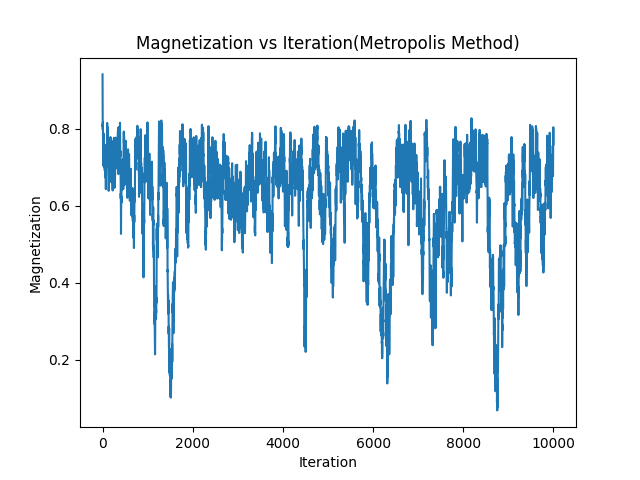

The Python source for this figure:
import numpy as np
import matplotlib.pyplot as plt
L = 64
# 温度T はz =exp(2/T)−1 = √2の 解

# beta = 1.0 / T
beta = 0.5 * np.log(1.0 + np.sqrt(2.0))
rng = np.random.default_rng()

# 状態配列（唯一の状態配列）
spins = np.ones((L, L), dtype=np.int8)

# チェッカーボードマスク（初回だけ作る）
x = np.arange(L)[:, None]
y = np.arange(L)[None, :]
mask_black = ((x + y) % 2 == 0)
mask_white = ~mask_black


def sweep(spins, beta, rng, itrations=100):
    """
    J=1, H=0 のイジング模型をメトロポリス法 + チェッカーボード更新で itrations ステップ回す。
    spins : (L, L) の int 型配列（要素は ±1）
    beta  : 1 / T
    rng   : np.random.Generator
    """
    ms = []
    for _ in range(itrations):
        for mask in (mask_black, mask_white):

            # ----- 近傍和 n(i,j) = 上下左右の和 -----
            n  = np.roll(spins,  1, axis=0)
            n += np.roll(spins, -1, axis=0)
            n += np.roll(spins,  1, axis=1)
            n += np.roll(spins, -1, axis=1)

            # ----- ΔE = 2 s_i Σ_j s_j (J=1, H=0) -----
            # mask で対象サイトだけ取り出す
            s_sub = spins[mask]      # 現在の s_i
            n_sub = n[mask]          # 近傍和 Σ_j s_j

            deltaE = 2.0 * s_sub * n_sub  # ここは配列（float でも int でも可）

            # ----- メトロポリスの採択確率 -----
            # ΔE <= 0 なら必ず採択、ΔE > 0 なら exp(-beta * ΔE) で採択
            r = rng.random(s_sub.shape)   # [0,1) 一様乱数

            accept = (deltaE <= 0.0) | (r < np.exp(-beta * deltaE))

            # ----- 採択されたサイトだけスピンを反転 -----
            s_sub[accept] *= -1
            spins[mask] = s_sub

        ms.append(spins.mean())

    return np.array(ms)

ms = sweep(spins, beta, rng, itrations=10000)

plt.plot(ms)
plt.title('Magnetization vs Iteration(Metropolis Method)')
plt.xlabel('Iteration')
plt.ylabel('Magnetization')
plt.savefig('task4_2_metro.png')
plt.show()



